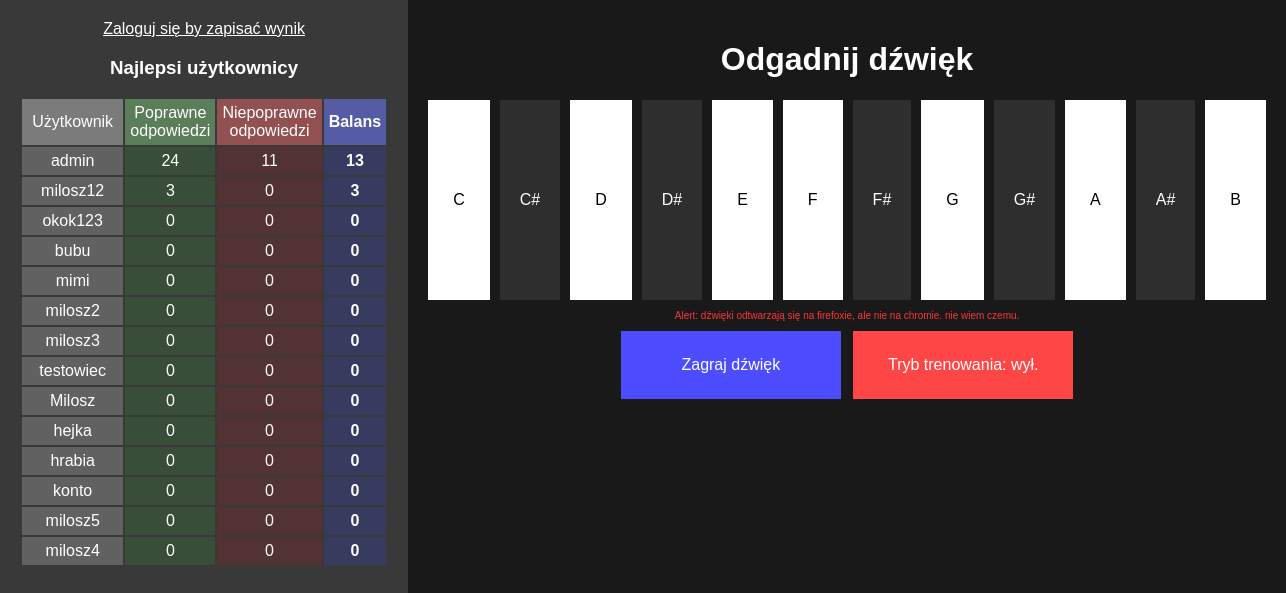
/polls/, run on an earlier commit of the app's database.
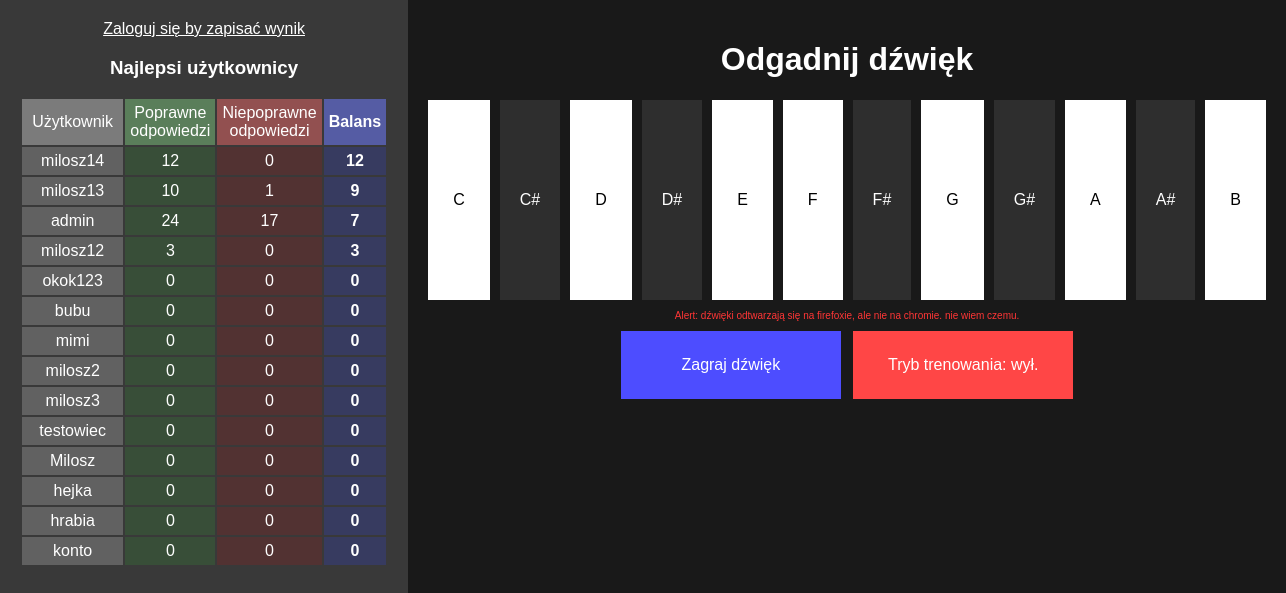
And on a later commit of the database.
### polls/models.py (models this page shows, shortened)
class CustomUser(AbstractUser):
     button_click_count = models.PositiveIntegerField(default=0)
     dobre = models.PositiveIntegerField(default=0)
     zle = models.PositiveIntegerField(default=0)
     stosunek = models.IntegerField(default=0)

### polls/views.py (the view)
# urls.py: path('', views.gra, name='muzyka'),
def gra(request):
    profiles = CustomUser.objects.all().order_by('-stosunek')[:14]  # Sortowanie według poprawnych odpowiedzi
    return render(request, 'polls/gra.html', {'users': profiles})

### polls/templates/polls/gra.html (shortened to what this page needs)
<!DOCTYPE html>
<html lang="pl">
<head>
    {% load static %}
    <link rel="stylesheet" href="{% static 'polls/stylislaw.css' %}">
</head>
<body>
    <div class="rodzic">
    <div class="container2">
    {% if user.is_authenticated %}
    <h2>Jesteś zalogowany jako {{ user.username }}.</h2>
    <p id="poprawne">Poprawne odpowiedzi: <span id="correct_score">{{ request.user.dobre }}</span></p>
    <p id="bledne">Błędne odpowiedzi: <span id="wrong_score">{{ request.user.zle }}</span></p>
    <a href="{% url 'logout' %}">Wyloguj się</a>
    {% else %}
    <a href="{% url 'login' %}">Zaloguj się by zapisać wynik</a>
    {% endif %}
    <h3>Najlepsi użytkownicy</h3>
    <table>
            <tr>
                <td id="user">Użytkownik</td>
                <td id="pop">Poprawne odpowiedzi</td>
                <td id="niepop">Niepoprawne odpowiedzi</td>
                <th id="ratio">Balans</th>
            </tr>
            {% for user in users %}
            <tr>
                <td class="user">{{ user.username }}</td>
                <td class="pop">{{ user.dobre }}</td>
                <td class="niepop">{{ user.zle }}</td>
                <td class="ratio">{{ user.stosunek }}</td>
            </tr>
            {% endfor %}
    </table>
    </div>
    <div class="container" >
        <h1>Odgadnij dźwięk</h1>
        <div id="pianino">
        <form method="POST" action="" onsubmit="event.preventDefault(); sprawdz('C', this);">
            <button type="submit" id="C">C</button>
        </form>
        <form method="POST" action="" onsubmit="event.preventDefault(); sprawdz('Db', this);">
            <button type="submit" class="accidental" id="Db">C#</button>
        </form>
        <form method="POST" action="" onsubmit="event.preventDefault(); sprawdz('D', this);">
            <button type="submit" id="D">D</button>
        </form>
        <form method="POST" action="" onsubmit="event.preventDefault(); sprawdz('Eb', this);">
            <button type="submit" class="accidental" id="Eb">D#</button>
        </form>
        <form method="POST" action="" onsubmit="event.preventDefault(); sprawdz('E', this);">
            <button type="submit" id="E">E</button>
        </form>
        <form method="POST" action="" onsubmit="event.preventDefault(); sprawdz('F', this);">
            <button type="submit" id="F">F</button>
        </form>
        <form method="POST" action="" onsubmit="event.preventDefault(); sprawdz('Gb', this);">
            <button type="submit" class="accidental" id="Gb">F#</button>
        </form>
        <form method="POST" action="" onsubmit="event.preventDefault(); sprawdz('G', this);">
            <button type="submit" id="G">G</button>
        </form>
        <form method="POST" action="" onsubmit="event.preventDefault(); sprawdz('Ab', this);">
            <button type="submit" class="accidental" id="Ab">G#</button>
        </form>
        <form method="POST" action="" onsubmit="event.preventDefault(); sprawdz('A', this);">
            <button type="submit" id="A" class="wyjatuszek">A</button>
        </form>
        <form method="POST" action="" onsubmit="event.preventDefault(); sprawdz('Bb', this);">
            <button type="submit" class="accidental" id="Bb">A#</button>
        </form>
        <form method="POST" action="" onsubmit="event.preventDefault(); sprawdz('B', this);">
            <button type="submit" id="B">B</button>
        </form>
    </div>
    <p id="alert">Alert: dźwięki odtwarzają się na firefoxie, ale nie na chromie. nie wiem czemu.</p>
    <button onclick="zagraj()" id="zagraj">Zagraj dźwięk</button>
    <button id="tryb" onclick="zmienTryb()">
        Tryb trenowania: wył.
    </button>
    </div>
    </div>
</body>
</html>

What changed in the data, as far as the page shows it:
no longer on this page (row unchanged): CustomUser: username "milosz5", dobre "0", zle "0", stosunek "0"
no longer on this page (row unchanged): CustomUser: username "milosz4", dobre "0", zle "0", stosunek "0"
added CustomUser: username "milosz14", dobre "12", zle "0", stosunek "12"
added CustomUser: username "milosz13", dobre "10", zle "1", stosunek "9"
changed CustomUser "admin": zle "11" → "17"; stosunek "13" → "7"
